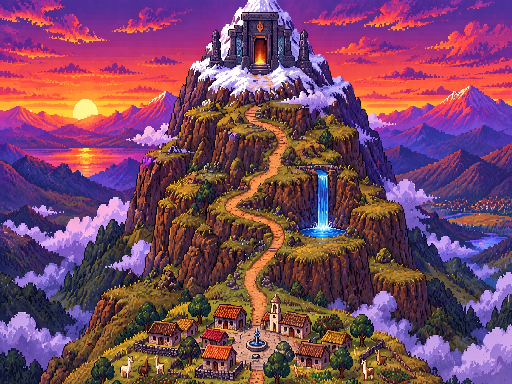

Tiled map render using the project's own tile images. Description and the whole map definition, tile-layer contents included, below:
An orthogonal 32x24 tile map with 16x16 px tiles, 1 tile layer (Tile Layer 1).

<map version="1.10" tiledversion="1.12.2" orientation="orthogonal" renderorder="right-down" width="32" height="24" tilewidth="16" tileheight="16" infinite="0" nextlayerid="2" nextobjectid="1">
 <tileset firstgid="1" source="MapaDeNiveles.tsx" />
 <layer id="1" name="Tile Layer 1" width="32" height="24">
  <data encoding="csv">
1,2,3,4,5,6,7,8,9,10,11,12,13,14,15,16,17,18,19,20,21,22,23,24,25,26,27,28,29,30,31,32,
33,34,35,36,37,38,39,40,41,42,43,44,45,46,47,48,49,50,51,52,53,54,55,56,57,58,59,60,61,62,63,64,
65,66,67,68,69,70,71,72,73,74,75,76,77,78,79,80,81,82,83,84,85,86,87,88,89,90,91,92,93,94,95,96,
97,98,99,100,101,102,103,104,105,106,107,108,109,110,111,112,113,114,115,116,117,118,119,120,121,122,123,124,125,126,127,128,
129,130,131,132,133,134,135,136,137,138,139,140,141,142,143,144,145,146,147,148,149,150,151,152,153,154,155,156,157,158,159,160,
161,162,163,164,165,166,167,168,169,170,171,172,173,174,175,176,177,178,179,180,181,182,183,184,185,186,187,188,189,190,191,192,
193,194,195,196,197,198,199,200,201,202,203,204,205,206,207,208,209,210,211,212,213,214,215,216,217,218,219,220,221,222,223,224,
225,226,227,228,229,230,231,232,233,234,235,236,237,238,239,240,241,242,243,244,245,246,247,248,249,250,251,252,253,254,255,256,
257,258,259,260,261,262,263,264,265,266,267,268,269,270,271,272,273,274,275,276,277,278,279,280,281,282,283,284,285,286,287,288,
289,290,291,292,293,294,295,296,297,298,299,300,301,302,303,304,305,306,307,308,309,310,311,312,313,314,315,316,317,318,319,320,
321,322,323,324,325,326,327,328,329,330,331,332,333,334,335,336,337,338,339,340,341,342,343,344,345,346,347,348,349,350,351,352,
353,354,355,356,357,358,359,360,361,362,363,364,365,366,367,368,369,370,371,372,373,374,375,376,377,378,379,380,381,382,383,384,
385,386,387,388,389,390,391,392,393,394,395,396,397,398,399,400,401,402,403,404,405,406,407,408,409,410,411,412,413,414,415,416,
417,418,419,420,421,422,423,424,425,426,427,428,429,430,431,432,433,434,435,436,437,438,439,440,441,442,443,444,445,446,447,448,
449,450,451,452,453,454,455,456,457,458,459,460,461,462,463,464,465,466,467,468,469,470,471,472,473,474,475,476,477,478,479,480,
481,482,483,484,485,486,487,488,489,490,491,492,493,494,495,496,497,498,499,500,501,502,503,504,505,506,507,508,509,510,511,512,
513,514,515,516,517,518,519,520,521,522,523,524,525,526,527,528,529,530,531,532,533,534,535,536,537,538,539,540,541,542,543,544,
545,546,547,548,549,550,551,552,553,554,555,556,557,558,559,560,561,562,563,564,565,566,567,568,569,570,571,572,573,574,575,576,
577,578,579,580,581,582,583,584,585,586,587,588,589,590,591,592,593,594,595,596,597,598,599,600,601,602,603,604,605,606,607,608,
609,610,611,612,613,614,615,616,617,618,619,620,621,622,623,624,625,626,627,628,629,630,631,632,633,634,635,636,637,638,639,640,
641,642,643,644,645,646,647,648,649,650,651,652,653,654,655,656,657,658,659,660,661,662,663,664,665,666,667,668,669,670,671,672,
673,674,675,676,677,678,679,680,681,682,683,684,685,686,687,688,689,690,691,692,693,694,695,696,697,698,699,700,701,702,703,704,
705,706,707,708,709,710,711,712,713,714,715,716,717,718,719,720,721,722,723,724,725,726,727,728,729,730,731,732,733,734,735,736,
737,738,739,740,741,742,743,744,745,746,747,748,749,750,751,752,753,754,755,756,757,758,759,760,761,762,763,764,765,766,767,768
</data>
 </layer>
</map>
